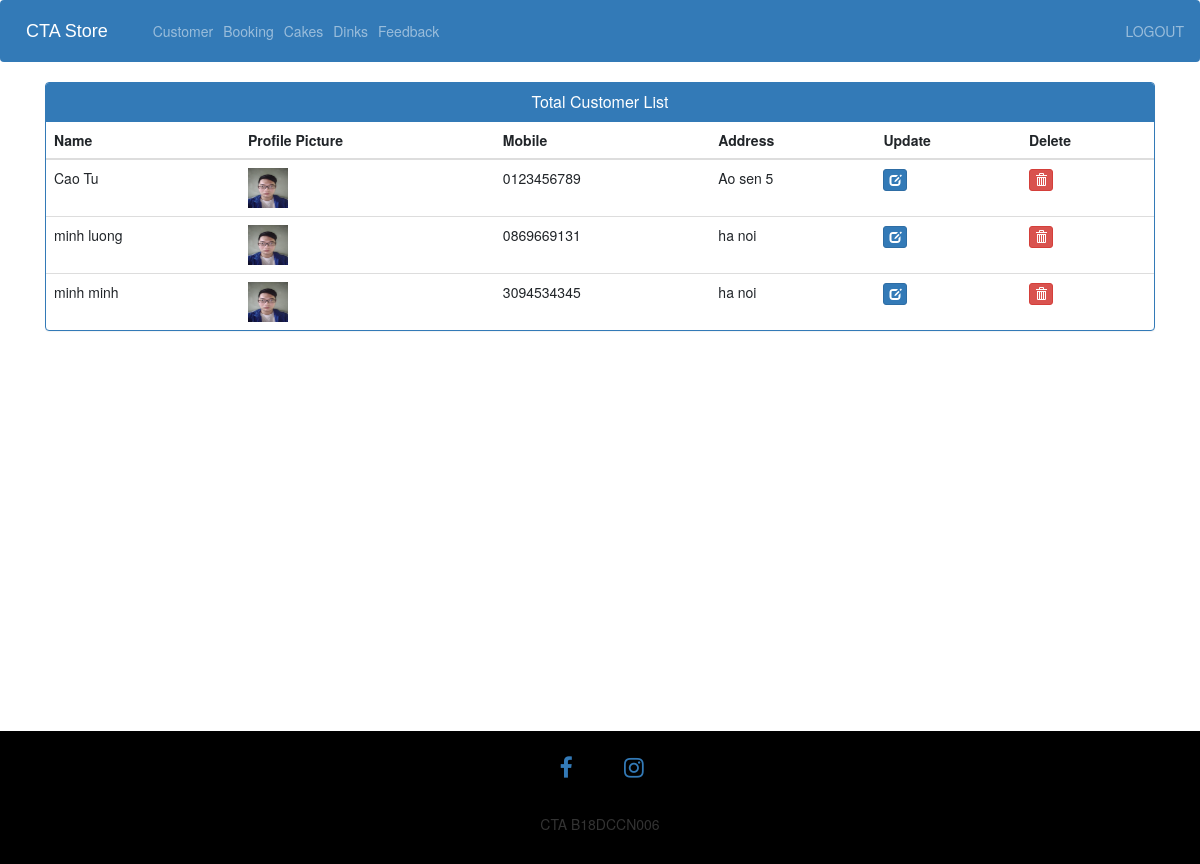
/view-customer (signed in), run on the app's committed database.
### ecom/models.py (models this page shows, shortened)
class Customer(models.Model):
    user=models.OneToOneField(User,on_delete=models.CASCADE)
    profile_pic= models.ImageField(upload_to='profile_pic/CustomerProfilePic/',null=True,blank=True)
    address = models.CharField(max_length=40)
    mobile = models.CharField(max_length=20,null=False)
    @property
    def get_name(self):
        return self.user.first_name+" "+self.user.last_name

### ecom/views.py (the view)
# urls.py: path('view-customer', views.view_customer_view,name='view-customer'),
@login_required(login_url='adminlogin')
def view_customer_view(request):
    customers=models.Customer.objects.all()
    return render(request,'ecom/view_customer.html',{'customers':customers})

### templates/ecom/view_customer.html (shortened to what this page needs)
{% extends 'ecom/admin_base.html' %}
{% load static %}
{% block content %}
<head>
  <link href="//netdna.bootstrapcdn.com/bootstrap/3.0.0/css/bootstrap.min.css" rel="stylesheet" id="bootstrap-css">
</head>
<div class="container">
  <div class="panel panel-primary">
    <div class="panel-heading">
      <h6 class="panel-title">Total Customer List</h6>
    </div>
    <table class="table table-hover" id="dev-table">
      <thead>
        <tr>
          <th>Name</th>
          <th>Profile Picture</th>
          <th>Mobile</th>
          <th>Address</th>
          <th>Update</th>
          <th>Delete</th>
        </tr>
      </thead>
      {% for c in customers %}
      <tr>
        <td> {{c.get_name}}</td>
        <td> <img src="{% static 'profile_pic/CustomerProfilePic/cta.jpg' %}" alt="Profile Pic" height="40px" width="40px" /></td>
        <td>{{c.mobile}}</td>
        <td>{{c.address}}</td>
        <td><a class="btn btn-primary btn-xs" href="{% url 'update-customer' c.id  %}"><span class="glyphicon glyphicon-edit"></span></a></td>
        <td><a class="btn btn-danger btn-xs" href="{% url 'delete-customer' c.id  %}"><span class="glyphicon glyphicon-trash"></span></a></td>
      </tr>
      {% endfor %}
    </table>
  </div>
</div>
{% endblock content %}

### templates/ecom/view_customer.html (style rules this page uses)
a:link { text-decoration: none; }
h6 { text-align: center; }

### data on the page
Customer: get_name "Cao Tu", mobile "0123456789", address "Ao sen 5"
Customer: get_name "minh luong", mobile "0869669131", address "ha noi"
Customer: get_name "minh minh", mobile "3094534345", address "ha noi"
